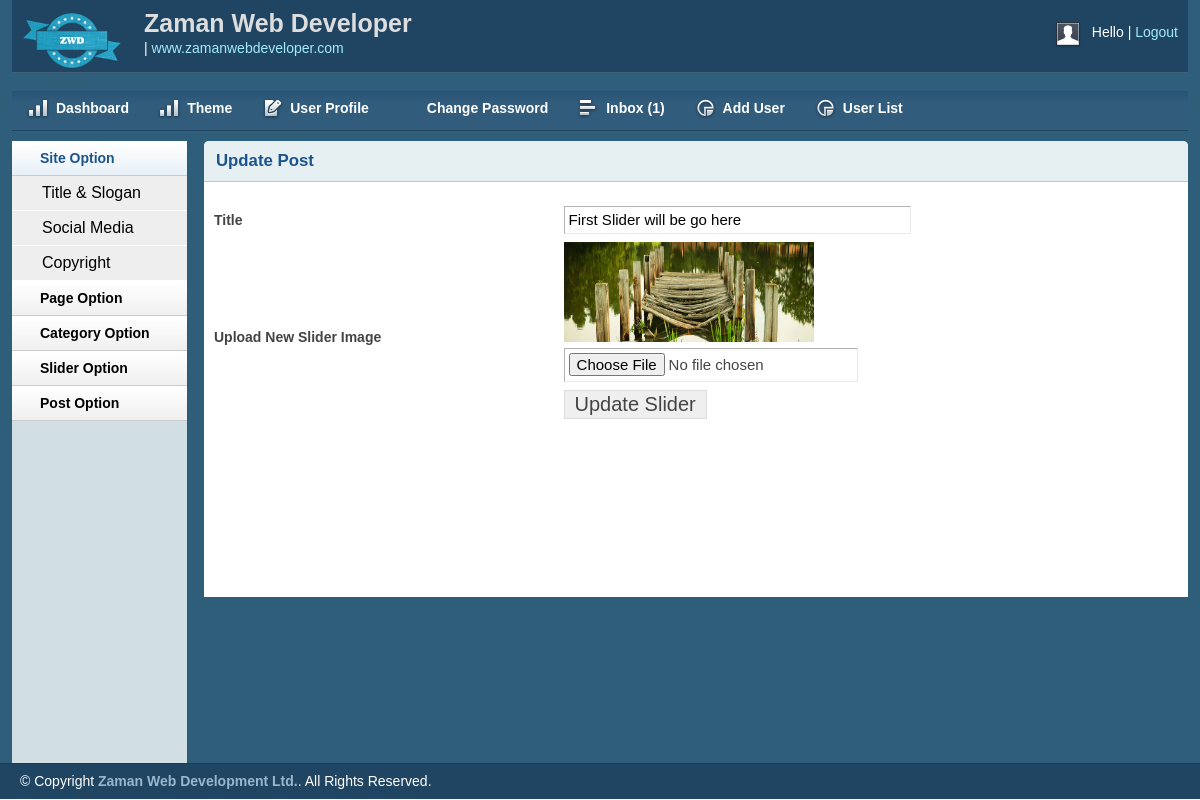
Page /zaman/editSlider.php?sliderId=9 (signed in) on the committed database.
### tables this page shows
CREATE TABLE `tbl_slider` (
  `id` int(11) NOT NULL,
  `title` varchar(255) NOT NULL,
  `image` varchar(255) NOT NULL
);

### lib/Database.php (called while the page is built, shortened)
<?php
Class Database{
	public $host   = DB_HOST;
	public $user   = DB_USER;
	public $pass   = DB_PASS;
	public $dbname = DB_NAME;
	public $link;
	private function connectDB(){
	$this->link = new mysqli($this->host, $this->user, $this->pass, $this->dbname);
 }
	public function select($query){
		$result = $this->link->query($query) or die($this->link->error.__LINE__);
		if($result->num_rows > 0){
			return $result;
		} else {
			return false;
		}
	}
}

### zaman/editSlider.php (the view, shortened to what this page needs)
<?php include 'inc/header.php';?>
<?php include 'inc/sidebarAdmin.php';?>
<?php
if (!isset($_GET['sliderId']) || $_GET['sliderId'] == NULL) {
    echo "<script>window.location = 'sliderList.php';</script>";
}else{
    $sliderId = $_GET['sliderId'];
}
?>
<div class="grid_10">
    <div class="box round first grid">
        <h2>Update Post</h2>
        <div class="block">
            <?php
            $query = "SELECT * FROM tbl_slider WHERE id = '$sliderId'";
            $getSlider = $db->select($query);
            if ($getSlider) {
                while ($sliderResult = $getSlider->fetch_assoc()) {
                    ?>
                    <form action="" method="post" enctype="multipart/form-data">
                        <table class="form">
                            <tr>
                                <td>
                                    <label>Title</label>
                                </td>
                                <td>
                                    <input type="text" name="title" value="<?php echo $sliderResult['title']; ?>" class="medium" />
                                </td>
                            </tr>
                            <tr>
                                <td>
                                    <label>Upload New Slider Image</label>
                                </td>
                                <td>
                                    <img src="<?php echo $sliderResult['image']; ?>" height="100px" width="250px"><br>
                                    <input type="file" name="image" />
                                </td>
                            </tr>
                            <tr>
                                <td></td>
                                <td>
                                    <input type="submit" name="submit" Value="Update Slider" />
                                </td>
                            </tr>
                        </table>
                    </form>
                    <?php
                }
            }
            ?>
        </div>
    </div>
</div>
<?php include 'inc/footer.php';?>

### zaman/css/layout.css (style rules this page uses)
body { background: #fff none repeat scroll 0 0; color: #444; font-size: 14px; padding: 0; }
h1, h2, h3, h4, h5, h6 { line-height:1.2em; margin-bottom:.3em; }
h2 { margin-top:1em; }
.box { background:#fff; margin-bottom:20px; padding:10px 10px 10px 10px; margin-left:-8px; }
.box.grid { padding-bottom:40px; }
.box.round { -moz-border-radius: 5px 5px 0px 0px; -webkit-border-radius: 5px 5px 0px 0px; border-radius: 5px 5px 0px 0px; }
.box h2 { font-size:1.2em; font-weight:bold; color:#1B548D; background:#E6F0F3; margin:-10px -10px 0 -10px; padding:10px 12px; border-bottom:1px solid #B3CBD6; -moz-border-radius: 5px 5px 0px 0px; -webkit-border-radius: 5px 5px 0px 0px; border-radius: 5px 5px 0px 0px; }
.box.first { min-height: 406px; }
.block { padding-top:20px; }
table.form { width:100%; }
table.form td { padding:4px 0px; }
table.form label { font-weight:bold; }
table.form input, table.form select { font-size: 15px; padding: 4px 4px 5px 4px; border-top: 1px solid #b3b3b3; border-left: 1px solid #b3b3b3; border-right: 1px solid #eaeaea; border-bottom: 1px solid #eaeaea; }
table.form input[type="submit"] { border: 1px solid #ddd; color: #444; cursor: pointer; font-size: 20px; padding: 2px 10px; }
input.medium { width: 55%; }
.block { padding-bottom:1px; }

### rows in the picture
tbl_slider: title "First Slider will be go here", image (picture)

### other values in the picture
$count "1"
